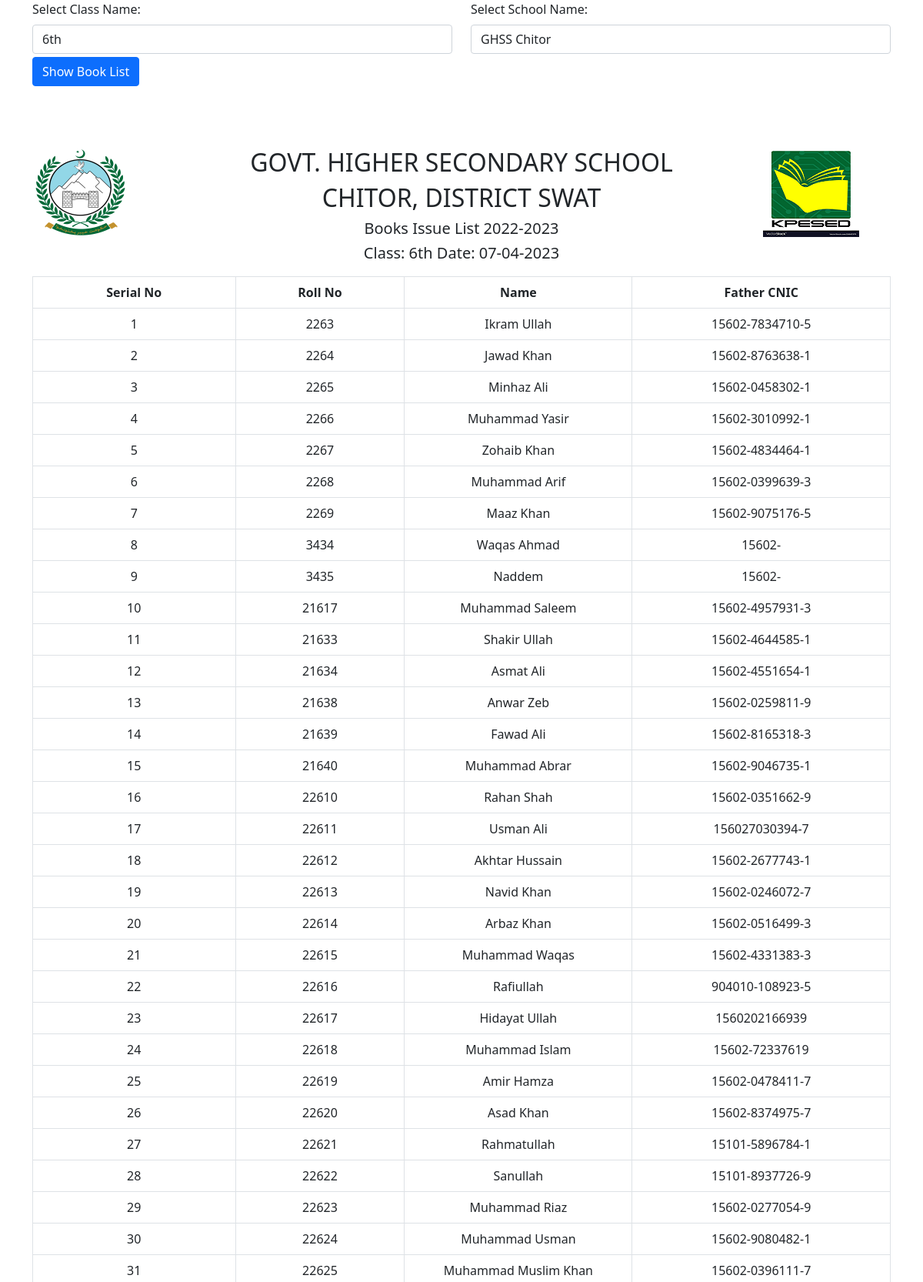
/book_list.php (upper part), run on the app's committed database.
### tables this page shows
CREATE TABLE `students_info` (
  `Roll_No` int(11) NOT NULL,
  `Name` varchar(30) NOT NULL,
  `FName` varchar(30) NOT NULL,
  `Gender` enum('Male','Female') NOT NULL DEFAULT 'Male',
  `Dob` date DEFAULT NULL,
  `Mobile_No` varchar(12) NOT NULL DEFAULT '03',
  `Admission_Date` date DEFAULT NULL,
  `Admission_No` int(6) DEFAULT NULL,
  `Father_Cnic` varchar(15) DEFAULT NULL,
  `Student_Form_B` varchar(15) DEFAULT NULL,
  `School` varchar(30) NOT NULL DEFAULT 'GHSS CHITOR',
  `Class` enum('5th','6th A','6th B','7th','8th A','8th B','8th','10th A','10th B','9th A','9th B','6th','7th A','7th B','4th','11th') NOT NULL,
  `Class_Position` varchar(10) DEFAULT NULL,
  `Status` int(11) NOT NULL DEFAULT 1
);

### config.php (called while the page is built, shortened)
<?php
require_once 'sand_box.php';
if (isset($_SESSION['user'])) {
    $account_id=$_SESSION['user'];
} else {
    $guest=Select_Single_Column_Array_data(
        "Id", "Employees", "Name", "'Guest'"
    );
     $account_id=$guest[0];
}
$selected_school_id_array=Select_Single_Column_Array_data(
    "Selected_School_Id", "Setting", "User_Id", "$account_id"
);
 $selected_school_id=$selected_school_id_array[0];
$school_names=Select_Single_Column_Array_data(
    "Name", "schools", "Id", "$selected_school_id"
);
$SCHOOL_NAME = $school_names[0];
?>

### book_list.php (the view, shortened to what this page needs)
<?php
require_once 'sand_box.php';
$link=$LINK;
Page_header('Book List');
?>
</head>
<body>
<div class="container">
  <form class="no-print" action="#" method="GET" >
    <div class="row">
      <?php
        $selected_class=$CLASS_NAME;
        $selected_school=$SCHOOL_NAME;
        select_class($selected_class);
        select_school($selected_school);
        ?>
      </div>
      <button type="submit" name="submit" class="btn btn-primary mt-1">
              Show Book List
      </button>
</form>
</div>
<?php
if (isset($_GET['submit'])) {
    $class_name=$_GET['class_exam'];
    $school_name=$_GET['school'];
} else {
    $class_name='6th';
}
?>
<div class="container">
    <div class="row m-t-1">
        <div class="log col-sm-2">
            <img src="./images/khyber.png" alt="khyber">
        </div>
        <div class="header text-center col-sm-8">
            <h2>GOVT. HIGHER SECONDARY SCHOOL </h2>
            <h2>CHITOR, DISTRICT SWAT  </h2>
            <h5>Books Issue List 2022-2023  </h5>
            <h5>
                 Class: <?php echo $class_name; ?>
                 Date: <?php  echo date('d-m-Y') ?>
            </h5>
        </div>
        <div class="logo2 col-sm-2">
        <img src="./images/kpesed.png" alt="kpesed.png">
        </div>
    </div>
</div>
<div class="container">
    <table class="table table-bordered" id="award-list">
        <thead>
    <tr> <th>Serial No</th> <th>Roll No </th> <th>Name </th>
     <th>Father CNIC</th>
    </tr>
    <thead>
        <?php
        $q="Select Roll_No,Name,Father_Cnic from students_info
        WHERE Class='$class_name'
        AND School='$SCHOOL_NAME'
        AND Status='1' Order by Roll_No ASC";
        $qr=mysqli_query($link, $q) or die('Error in Q 1'.mysqli_error($link));
        $i=1;
        while ($qfa=mysqli_fetch_assoc($qr)) {
            echo  '<tr>
            <td>'.$i. '</td>
            <td>'.$qfa['Roll_No'].'</td>
            <td>'.$qfa['Name'].'</td>
            <td>'.$qfa['Father_Cnic'].'</td>';
            echo'</tr>';
            $i++;
        }
        ?>
    </table>
</div>
<?php
    Page_close();
?>

### sand_box.php (shortened to what this page needs)
<?php
        require_once 'config.php';
        $link=connect();
function Page_header($page_name)
{
    echo '<!DOCTYPE html>
<html lang="en">
        <head>
        <title>'.$page_name.'</title>
        <meta charset="utf-8">
        <meta name="viewport" content="width=device-width, initial-scale=1">
        <link rel="stylesheet" href="css/bootstrap.min.css">
        <link rel="stylesheet" href="css/style.css">
        <link rel="stylesheet" href="css/bootstrap-icons.css">
        <link rel="stylesheet" href="css/print.css" media="print">
        <link rel="icon" type="image/png" sizes="16x16" href="images/favicon.ico">
        ';
}
function Page_close()
{
    echo'
    <script  src="js/bootstrap.bundle.min.js">
    </script>
    <script  src="js/custom.js">
    </script>
    </body>
	</html>';
}
function Select_Column_data($table_name,$column_name,$where_column,$where_value)
{
    global $link;
    $query = "SELECT $column_name from $table_name
    WHERE $where_column='$where_value'";
    $query_result=mysqli_query($link, $query) or die("Error in this query. $query");
    $query_result_value=mysqli_fetch_assoc($query_result);
    return $query_result_value;
}
function Select_Single_Column_Array_data(
    $column_name,$table_name,$where_column,$where_value
) {
    $q="SELECT $column_name from $table_name WHERE $where_column=$where_value";
    global $link;
    $exe=mysqli_query($link, $q);
    $data=[];
    while ($exer=mysqli_fetch_assoc($exe)) {
        $value=$exer[$column_name];
        array_push($data, $value);
    }
    return $data;
}
function Select_class($selected_class)
{
    global $SCHOOL_NAME;
    $school_name=$SCHOOL_NAME;
    $school_id=Convert_School_Name_To_id($school_name);
    $class_names_array=Select_Single_Column_Array_data(
        "Name", "school_classes", "School_Id", "$school_id"
    );
    echo "
<div class='form-group col-md-6'>
	<label for='class_exam' class='form-label'>Select Class Name: </label>
              <select class='form-control' name='class_exam' id='class_name'
               required onchange='view_existing_subjects()' >
                <option value=''>Select Class </option>";
    for ($i=0;$i<count($class_names_array);$i++) {
        echo "<option value='$class_names_array[$i]'";
        if ($selected_class==$class_names_array[$i]) {
               echo "selected";
        }
        echo"> $class_names_array[$i] </option> ";
    }
    echo "   </select>
      </div>
";
}
function Select_school($selected_school)
{
    $school_names_array=Select_Single_Column_Array_data(
        "Name", "schools", "Status", "1"
    );
    echo "
	<div class='form-group col-md-6'>
		<label for='school' class='form-label'>Select School Name: </label>
              <select class='form-control' name='school' id='school_name'
               required onchange='view_existing_school_classes()'>
                <option value=''>Select School </option>";
    for ($i=0;$i<count($school_names_array);$i++) {
        echo "<option value='$school_names_array[$i]'";
        if ($selected_school==$school_names_array[$i]) {
            echo "selected";
        }
            echo"> $school_names_array[$i] </option> ";
    }
        echo "   </select>
    </div>
             ";
}
function Convert_School_Name_To_id($school_name)
{
    $data2[]=Select_Column_data("schools", "Id", "Name", $school_name);
    return  $school_id=$data2[0]['Id'];
}
?>

### css/style.css (style rules this page uses)
table { text-align: center; margin: 10px auto; width: 90%; }
table td { max-width: 100px; }
.text-center { text-align: center; }
.m-t-1 { margin-top:80px; }

### data on the page
students_info: Roll_No "2263", Name "Ikram Ullah", Father_Cnic "15602-7834710-5"
students_info: Roll_No "2264", Name "Jawad Khan", Father_Cnic "15602-8763638-1"
students_info: Roll_No "2265", Name "Minhaz Ali", Father_Cnic "15602-0458302-1"
students_info: Roll_No "2266", Name "Muhammad Yasir", Father_Cnic "15602-3010992-1"
students_info: Roll_No "2267", Name "Zohaib Khan", Father_Cnic "15602-4834464-1"
students_info: Roll_No "2268", Name "Muhammad Arif", Father_Cnic "15602-0399639-3"
students_info: Roll_No "2269", Name "Maaz Khan", Father_Cnic "15602-9075176-5"
students_info: Roll_No "3434", Name "Waqas Ahmad", Father_Cnic "15602-"
students_info: Roll_No "3435", Name "Naddem", Father_Cnic "15602-"
students_info: Roll_No "21617", Name "Muhammad Saleem", Father_Cnic "15602-4957931-3"
students_info: Roll_No "21633", Name "Shakir Ullah", Father_Cnic "15602-4644585-1"
students_info: Roll_No "21634", Name "Asmat Ali", Father_Cnic "15602-4551654-1"
students_info: Roll_No "21638", Name "Anwar Zeb", Father_Cnic "15602-0259811-9"
students_info: Roll_No "21639", Name "Fawad Ali", Father_Cnic "15602-8165318-3"
students_info: Roll_No "21640", Name "Muhammad Abrar", Father_Cnic "15602-9046735-1"
students_info: Roll_No "22610", Name "Rahan Shah", Father_Cnic "15602-0351662-9"
students_info: Roll_No "22611", Name "Usman Ali", Father_Cnic "156027030394-7"
students_info: Roll_No "22612", Name "Akhtar Hussain", Father_Cnic "15602-2677743-1"
students_info: Roll_No "22613", Name "Navid Khan", Father_Cnic "15602-0246072-7"
students_info: Roll_No "22614", Name "Arbaz Khan", Father_Cnic "15602-0516499-3"
students_info: Roll_No "22615", Name "Muhammad Waqas", Father_Cnic "15602-4331383-3"
students_info: Roll_No "22616", Name "Rafiullah", Father_Cnic "904010-108923-5"
students_info: Roll_No "22617", Name "Hidayat Ullah", Father_Cnic "1560202166939"
students_info: Roll_No "22618", Name "Muhammad Islam", Father_Cnic "15602-72337619"
students_info: Roll_No "22619", Name "Amir Hamza", Father_Cnic "15602-0478411-7"
students_info: Roll_No "22620", Name "Asad Khan", Father_Cnic "15602-8374975-7"
students_info: Roll_No "22621", Name "Rahmatullah", Father_Cnic "15101-5896784-1"
students_info: Roll_No "22622", Name "Sanullah", Father_Cnic "15101-8937726-9"
students_info: Roll_No "22623", Name "Muhammad Riaz", Father_Cnic "15602-0277054-9"
students_info: Roll_No "22624", Name "Muhammad Usman", Father_Cnic "15602-9080482-1"
students_info: Roll_No "22625", Name "Muhammad Muslim Khan", Father_Cnic "15602-0396111-7"

### other printed values
$class_name "6th"
form field class_exam "6th"
form field school "GHSS Chitor"
